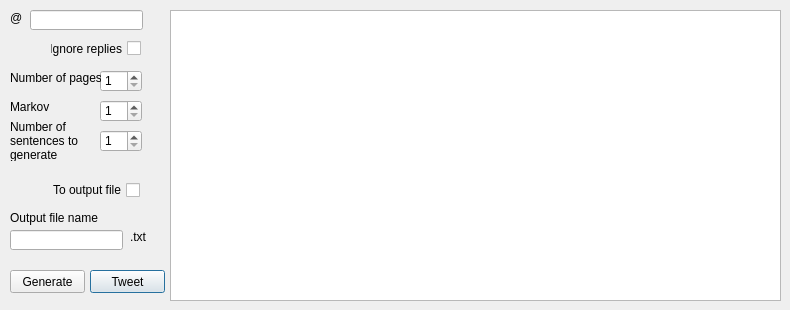
<?xml version="1.0" encoding="UTF-8"?>
<ui version="4.0">
 <class>Dialog</class>
 <widget class="QDialog" name="Dialog">
  <property name="geometry">
   <rect>
    <x>0</x>
    <y>0</y>
    <width>790</width>
    <height>310</height>
   </rect>
  </property>
  <property name="windowTitle">
   <string>Dialog</string>
  </property>
  <widget class="QLabel" name="at_label">
   <property name="geometry">
    <rect>
     <x>10</x>
     <y>10</y>
     <width>16</width>
     <height>16</height>
    </rect>
   </property>
   <property name="text">
    <string>@</string>
   </property>
  </widget>
  <widget class="QLineEdit" name="at_lineEdit">
   <property name="geometry">
    <rect>
     <x>30</x>
     <y>10</y>
     <width>113</width>
     <height>20</height>
    </rect>
   </property>
  </widget>
  <widget class="QSpinBox" name="nb_pages_spinBox">
   <property name="geometry">
    <rect>
     <x>100</x>
     <y>70</y>
     <width>42</width>
     <height>22</height>
    </rect>
   </property>
   <property name="minimum">
    <number>1</number>
   </property>
  </widget>
  <widget class="QLabel" name="nb_pages_label">
   <property name="geometry">
    <rect>
     <x>10</x>
     <y>70</y>
     <width>91</width>
     <height>16</height>
    </rect>
   </property>
   <property name="text">
    <string>Number of pages</string>
   </property>
  </widget>
  <widget class="QCheckBox" name="replies_checkBox">
   <property name="geometry">
    <rect>
     <x>50</x>
     <y>40</y>
     <width>91</width>
     <height>17</height>
    </rect>
   </property>
   <property name="layoutDirection">
    <enum>Qt::RightToLeft</enum>
   </property>
   <property name="text">
    <string>Ignore replies</string>
   </property>
   <property name="checked">
    <bool>false</bool>
   </property>
  </widget>
  <widget class="QLabel" name="markov_label">
   <property name="geometry">
    <rect>
     <x>10</x>
     <y>100</y>
     <width>47</width>
     <height>13</height>
    </rect>
   </property>
   <property name="text">
    <string>Markov</string>
   </property>
  </widget>
  <widget class="QSpinBox" name="markov_spinBox">
   <property name="geometry">
    <rect>
     <x>100</x>
     <y>100</y>
     <width>42</width>
     <height>22</height>
    </rect>
   </property>
   <property name="minimum">
    <number>1</number>
   </property>
  </widget>
  <widget class="QCheckBox" name="output_checkBox">
   <property name="geometry">
    <rect>
     <x>49</x>
     <y>180</y>
     <width>91</width>
     <height>20</height>
    </rect>
   </property>
   <property name="layoutDirection">
    <enum>Qt::RightToLeft</enum>
   </property>
   <property name="text">
    <string>To output file</string>
   </property>
  </widget>
  <widget class="QLabel" name="output_filename_label">
   <property name="geometry">
    <rect>
     <x>10</x>
     <y>210</y>
     <width>131</width>
     <height>16</height>
    </rect>
   </property>
   <property name="text">
    <string>Output file name</string>
   </property>
  </widget>
  <widget class="QLineEdit" name="output_filename_lineEdit">
   <property name="geometry">
    <rect>
     <x>10</x>
     <y>230</y>
     <width>113</width>
     <height>20</height>
    </rect>
   </property>
  </widget>
  <widget class="QLabel" name="output_extension_label">
   <property name="geometry">
    <rect>
     <x>130</x>
     <y>230</y>
     <width>47</width>
     <height>13</height>
    </rect>
   </property>
   <property name="text">
    <string>.txt</string>
   </property>
  </widget>
  <widget class="QListView" name="final_sentences_listView">
   <property name="geometry">
    <rect>
     <x>170</x>
     <y>10</y>
     <width>611</width>
     <height>291</height>
    </rect>
   </property>
   <property name="sizeAdjustPolicy">
    <enum>QAbstractScrollArea::AdjustToContents</enum>
   </property>
   <property name="isWrapping" stdset="0">
    <bool>true</bool>
   </property>
   <property name="resizeMode">
    <enum>QListView::Adjust</enum>
   </property>
   <property name="wordWrap">
    <bool>true</bool>
   </property>
  </widget>
  <widget class="QSpinBox" name="nb_sentences_spinBox">
   <property name="geometry">
    <rect>
     <x>100</x>
     <y>130</y>
     <width>42</width>
     <height>22</height>
    </rect>
   </property>
   <property name="minimum">
    <number>1</number>
   </property>
  </widget>
  <widget class="QLabel" name="nb_sentences_label">
   <property name="geometry">
    <rect>
     <x>10</x>
     <y>120</y>
     <width>71</width>
     <height>41</height>
    </rect>
   </property>
   <property name="text">
    <string>Number of sentences to generate</string>
   </property>
   <property name="wordWrap">
    <bool>true</bool>
   </property>
  </widget>
  <widget class="QPushButton" name="tweet_pushButton">
   <property name="geometry">
    <rect>
     <x>90</x>
     <y>270</y>
     <width>75</width>
     <height>23</height>
    </rect>
   </property>
   <property name="text">
    <string>Tweet</string>
   </property>
  </widget>
  <widget class="QPushButton" name="generate_pushButton">
   <property name="geometry">
    <rect>
     <x>10</x>
     <y>270</y>
     <width>75</width>
     <height>23</height>
    </rect>
   </property>
   <property name="text">
    <string>Generate</string>
   </property>
  </widget>
 </widget>
 <resources/>
 <connections/>
</ui>
